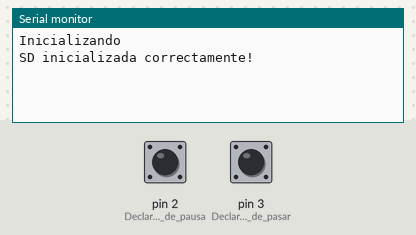
Bench run of a sketch on a simulated Arduino Uno, built with avr-gcc and run on an emulated ATmega328P. On the bench: the last lines printed to the serial monitor. Inputs (shaded band) come from the test bench; at power-on: pin 2 (Declara_el_boton_de_pausa) LOW, pin 3 (Declara_el_boton_de_pasar) LOW. Storage starts empty; the audio player accepts every command and is not drawn.

Above: at 1.2 s.
1.3 s: pin 2 (Declara_el_boton_de_pausa) pulled HIGH for 0.15 s
At 2.3 s:
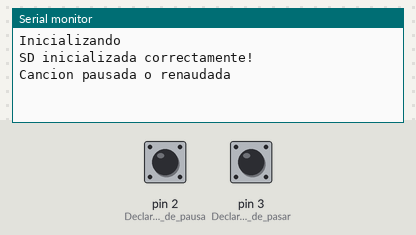
2.9 s: pin 3 (Declara_el_boton_de_pasar) pulled HIGH for 0.15 s
At 4.2 s:
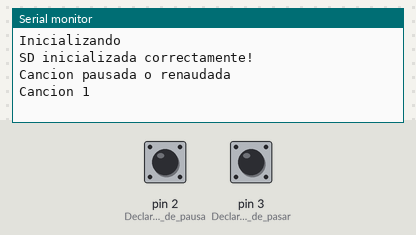
4.5 s: pin 3 (Declara_el_boton_de_pasar) pulled HIGH for 1 s
At 6.7 s:
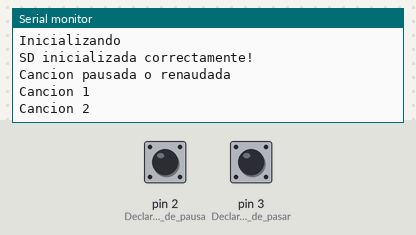
7.0 s: pin 3 (Declara_el_boton_de_pasar) pulled HIGH for 0.15 s
At 8.5 s:
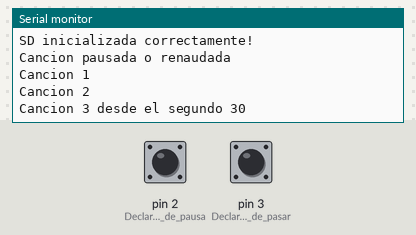

Measured:
- after the input at 1.3 s, the serial monitor: prints a new line at once (image 1)
- after the input at 2.9 s, the serial monitor: prints a new line after 0.15 s (image 2)
- after the input at 4.5 s, the serial monitor: prints a new line after 1.0 s (image 3)
- after the input at 7.0 s, the serial monitor: prints a new line after 0.15 s (image 4)

The sketch:

PruebaAudio.ino
```cpp
#include <SD.h>                      // Se inclye la libreria SD
#include <SPI.h>              // Se incluye la libreria para la comunicacion SPI
#include <TMRpcm.h>           //  Se incluye la libreria para reproducir .WAV

#define SD_ChipSelectPin 4  // Selecciona la tarjeta SD. Puede ser cualquier pin que NO se esté utilizando ya.

TMRpcm Audio;   // Se crea un objeto para usar las funciones de la libreria TMRpcm

bool boton_A = 0; //Variable que guarda el estado del pulsador de cambiar de cancion
bool boton_B = 0; //Variable que guarda el estado del pulsador de pausar
int song = 0; //Se inician en 0 para que cuando se incremente la cancion al principio se reproduzca la cancion 1
int last_song = 0; //Almacena el número de la ultima cancion

/*  C O N E X I O N E S   S P I

Arduino Nano/Arduino UNO
12 -------------------> MISO
11 -------------------->MOSI
13 -------------------->SCK
4 ---------------------->CS
9 ---------------------->Speaker
GND ------------------>GND
5V ------------------> VCC

Arduino MEGA ---------> SD Card
50-------------------> MISO
51-------------------->MOSI
52 -------------------->SCK
53---------------------->CS
11---------------------->Speaker
GND ------------------>GND
5V ------------------> VCC
 */


void setup(){

  Audio.speakerPin = 9; //Selecciona la salida de audio: pin 9 (UNO y nano) pines 5,6,11 o 46 (Mega)
  Audio.quality(1); // Mejoramos la calidad de sonido (puede ser 0 o 1)
  Audio.setVolume(5); // Se selecciona el volumen: valor entre 0 y 7. Solo funciona bien si la calidad del audio está a 1.
                      //En caso de que no se oiga nada o se  oiga mal, bajad el volumen o borrad la funcion

  pinMode(3,INPUT); // Declara el boton de pasar de cancion como entrada
  pinMode(2,INPUT); // Declara el boton de pausar la cancion

  Serial.begin(9600); //Se inicializa el puerto serie
  Serial.println("Inicializando");

  if (!SD.begin(SD_ChipSelectPin)) {  // Comprueba si la tarjeta SD se ha inicializado correctamente
    Serial.println("Fallo de la tarjeta SD, revisa las conexiones papu :v");
    return;   // Si la tarjeta SD falla, el programa termina
  }
  else{
    Serial.println("SD inicializada correctamente!");
      }

}

void loop(){

  boton_A = digitalRead(3); //Se lee el boton de pasar de cancion
  boton_B = digitalRead(2); //Se lee el boton de pausa

    if(boton_A == 1){ // Si pulsas el pulsador se incrementa la cancion a reproducir
      if(song <= 2)
          song++; // Se incrementa la cancion a reproducir
      else
          song = 1; // Si se ha llegado a la ultima cancion, vuelve a la cancion numero 1
      while(boton_A == 1){   boton_A = digitalRead(3); } //Espera a que levantes el dedo del pulsador para continuar
    }

    if(boton_B == 1){
        Audio.pause(); //Pausa la cancion que está sonando
        Serial.println("Cancion pausada o renaudada");
        while(boton_B == 1){   boton_B = digitalRead(2); } //Espera a que levantes el dedo del pulsador para continuar
      }


if(song != last_song){ //Reproduce el audio una unica vez siempre que se haya cambiado de cancion

   switch(song)
   {
      case 1: Audio.play("dross2.wav"); Serial.println("Cancion 1"); break;
      case 2: Audio.play("vegeta.wav"); Serial.println("Cancion 2"); break;
      case 3: Audio.play("faded.wav", 30); Serial.println("Cancion 3 desde el segundo 30"); break;
   }

last_song = song;
}

  // NOTA: si llamamos a la función Audio. play() todo el rato nunca oiremos la canción ya que se resetea y estará todo el tiempo
  //en el minuto 0:00. Hay que llamarla una única vez, por ello tenemos la condición if que solo se ejecuta una única
  //vez si la canción ha cambiado.


}
```
